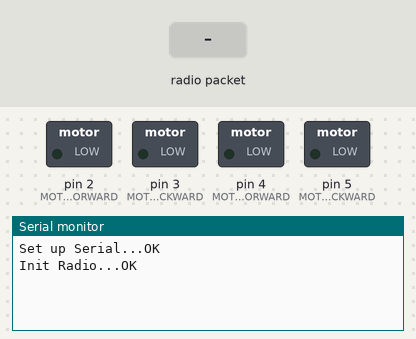
Bench run of a sketch on a simulated Arduino Nano, built with avr-gcc and run on an emulated ATmega328P. On the bench: switched loads named in the sketch (green lamp = pin HIGH), the last lines printed to the serial monitor. The test bench sets the inputs (shaded band). No radio packets arrive unless stated.

Above: at 1.7 s.
1.8 s: radio packet "m" arrives
At 2.6 s:
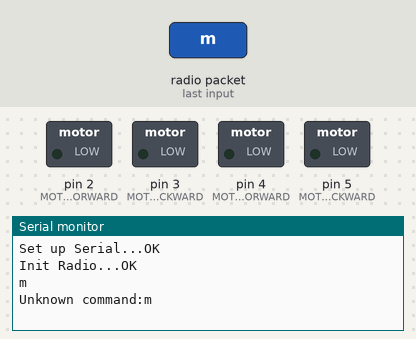
3.3 s: radio packet "5" arrives
At 3.8 s:
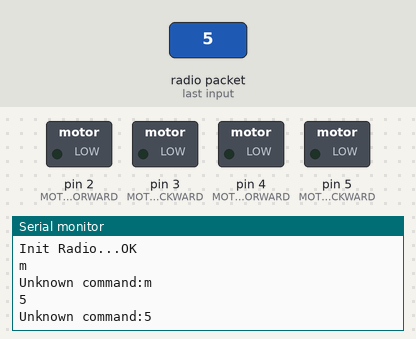

The sketch:

Submarine.ino
```cpp
#define NANO
#define USE_SERIAL

#define MOTOR_SPEED 255

#ifdef NANO
#define MOTOR_LEFT_FORWARD 2
#define MOTOR_LEFT_BACKWARD 3
#define MOTOR_RIGHT_FORWARD 4
#define MOTOR_RIGHT_BACKWARD 5
#endif

// Motorok művelettáblája.
/*
 *   x|  y| LF| LB| RF| RB
 *   0|  0|  0|  0|  0|  0
 *   0|  1|  0|  1|  0|  1
 *   0|  2|  1|  0|  1|  0
 *   1|  0|  0|  1|  1|  0
 *   1|  1|  0|  0|  0|  1
 *   1|  2|  0|  0|  1|  0
 *   2|  0|  1|  0|  0|  1
 *   2|  1|  0|  1|  0|  0
 *   2|  2|  1|  0|  0|  0
 */
const byte MOTION_DATA[][3][4] = {{{0, 0, 0, 0}, {0, 1, 0, 1}, {1, 0, 1, 0}}, {{0, 1, 1, 0}, {0, 0, 0, 1}, {0, 0, 1, 0}}, {{1, 0, 0, 1}, {0, 1, 0, 0}, {1, 0, 0, 0}}};
const byte MOTORS[] = {MOTOR_LEFT_FORWARD, MOTOR_LEFT_BACKWARD, MOTOR_RIGHT_FORWARD, MOTOR_RIGHT_BACKWARD};

// Rádió.
#define RF24_PAYLOAD_SIZE 16
#define MAX_DATA_STRING_LENGTH (RF24_PAYLOAD_SIZE * 2)
char data_string[MAX_DATA_STRING_LENGTH];
String prevRadioData = "";
// Ideiglenes adatok törlése.
void clearDataString()
{
  strcpy(data_string, "");
}


#include <SPI.h>
#include "nRF24L01.h"
#include "RF24.h"
RF24 radio(9, 10);
byte addresses[][15] = {"smToRemote", "remoteToSm"};

// Rádió beállítása.
void setupRadio()
{
  radio.begin();
  radio.setRetries(15, 15);
  radio.setChannel(30);
  radio.setPayloadSize(RF24_PAYLOAD_SIZE);
  radio.setDataRate(RF24_250KBPS);
  radio.setCRCLength(RF24_CRC_16);
  radio.setPALevel(RF24_PA_MAX);
  radio.openWritingPipe(addresses[0]);
  radio.openReadingPipe(1, addresses[1]);
  radio.startListening();
}

// Beérkező rádió üzenet kezelése.
void handleRadioData(char *data)
{

  // A pontokkal valamint az ismételt üzenetekkel nem kezdünk semmit (HACK miatt vannak küldve).
  String lData = String(data);
  if (lData.startsWith(".") || lData.equals(prevRadioData))
  {
    return;
  }
  prevRadioData = lData;

  Serial.println(lData.c_str());

  // Motorvezérlő parancs érkezett.
  if (lData.startsWith("m "))
  {
    strtok(lData.c_str(), " ");
    int posX = atoi(strtok(NULL, " "));
    int posY = atoi(strtok(NULL, " "));

    for (int i = 0; i < 4; i++) {
      analogWrite(MOTORS[i], MOTION_DATA[posX][posY][i] * MOTOR_SPEED);
    }

#if defined(NANO) && defined(USE_SERIAL)
    Serial.print("motor contol: ");
    Serial.print(posX);
    Serial.print(" ");
    Serial.print(posY);
    Serial.println();
    Serial.print("MOTION_DATA: [");
    Serial.print(MOTION_DATA[posX][posY][0]); Serial.print(",");
    Serial.print(MOTION_DATA[posX][posY][1]); Serial.print(",");
    Serial.print(MOTION_DATA[posX][posY][2]); Serial.print(",");
    Serial.print(MOTION_DATA[posX][posY][3]);
    Serial.print("]");
    Serial.println();
#endif

    return;
  }

  // Ismeretlen parancs.
#if defined(NANO) && defined(USE_SERIAL)
  Serial.print("Unknown command:");
  Serial.println(data);
#endif
}

// Üzenet küldése rádión keresztül.
void sendDataOnRadio(char *data)
{
  radio.stopListening();
  while (!radio.write(data, MAX_DATA_STRING_LENGTH));
  radio.powerUp();
  radio.startListening();
}
void sendDataOnRadio(String s)
{
  s.toCharArray(data_string, s.length() + 1);
  sendDataOnRadio(data_string);
  clearDataString();
}


void setup() {
#if defined(NANO) && defined(USE_SERIAL)
  Serial.begin(9600);
  Serial.print("Set up Serial...");
  while (!Serial);
  Serial.println("OK");
#endif

  // RF Rádió.
#if defined(NANO) && defined(USE_SERIAL)
  Serial.print("Init Radio...");
#endif
  setupRadio();
#if defined(NANO) && defined(USE_SERIAL)
  Serial.println("OK");
#endif

  // Motorok.
  pinMode(MOTOR_LEFT_FORWARD, OUTPUT);
  pinMode(MOTOR_LEFT_BACKWARD, OUTPUT);
  pinMode(MOTOR_RIGHT_FORWARD, OUTPUT);
  pinMode(MOTOR_RIGHT_BACKWARD, OUTPUT);

  delay(500);
}

void loop() {
  // Rádió figyelése.
  if (radio.available())
  {
    radio.read(data_string, MAX_DATA_STRING_LENGTH);
    handleRadioData(data_string);
    clearDataString();
  }
}
```

Measured:
- after the input at 1.8 s, the serial monitor: prints a new line at once (image 1)
- after the input at 3.3 s, the serial monitor: prints a new line at once (image 2)
